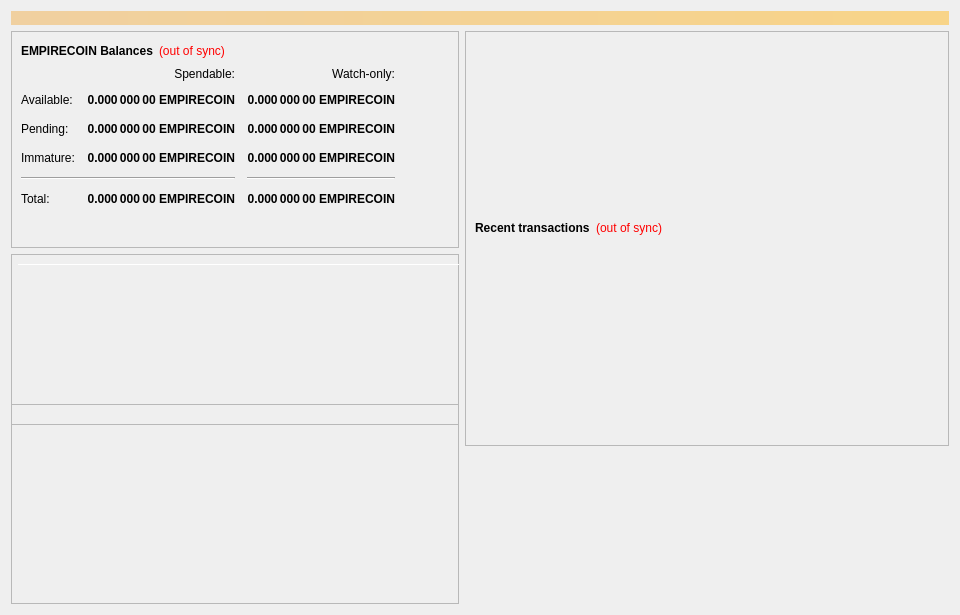
<?xml version="1.0" encoding="UTF-8"?>
<ui version="4.0">
 <class>OverviewPage</class>
 <widget class="QWidget" name="OverviewPage">
  <property name="geometry">
   <rect>
    <x>0</x>
    <y>0</y>
    <width>960</width>
    <height>615</height>
   </rect>
  </property>
  <property name="minimumSize">
   <size>
    <width>960</width>
    <height>0</height>
   </size>
  </property>
  <property name="windowTitle">
   <string>Form</string>
  </property>
  <layout class="QVBoxLayout" name="topLayout">
   <item>
    <widget class="QLabel" name="labelAlerts">
     <property name="visible">
      <bool>false</bool>
     </property>
     <property name="styleSheet">
      <string notr="true">background-color: qlineargradient(x1: 0, y1: 0, x2: 1, y2: 0, stop:0 #F0D0A0, stop:1 #F8D488); color:#000000;</string>
     </property>
     <property name="wordWrap">
      <bool>true</bool>
     </property>
     <property name="margin">
      <number>3</number>
     </property>
    </widget>
   </item>
   <item>
    <layout class="QHBoxLayout" name="horizontalLayout" stretch="1,1">
     <item>
      <layout class="QVBoxLayout" name="verticalLayout_2">
       <item>
        <widget class="QFrame" name="frame">
         <property name="frameShape">
          <enum>QFrame::StyledPanel</enum>
         </property>
         <property name="frameShadow">
          <enum>QFrame::Raised</enum>
         </property>
         <layout class="QVBoxLayout" name="verticalLayout_4">
          <item>
           <layout class="QHBoxLayout" name="horizontalLayout_4">
            <item>
             <widget class="QLabel" name="label_5">
              <property name="font">
               <font>
                <weight>75</weight>
                <bold>true</bold>
               </font>
              </property>
              <property name="text">
               <string>EMPIRECOIN Balances</string>
              </property>
             </widget>
            </item>
            <item>
             <widget class="QLabel" name="labelWalletStatus">
              <property name="cursor">
               <cursorShape>WhatsThisCursor</cursorShape>
              </property>
              <property name="toolTip">
               <string>The displayed information may be out of date. Your wallet automatically synchronizes with the EmpireCoin network after a connection is established, but this process has not completed yet.</string>
              </property>
              <property name="styleSheet">
               <string notr="true">QLabel { color: red; }</string>
              </property>
              <property name="text">
               <string notr="true">(out of sync)</string>
              </property>
              <property name="alignment">
               <set>Qt::AlignLeading|Qt::AlignLeft|Qt::AlignVCenter</set>
              </property>
             </widget>
            </item>
            <item>
             <spacer name="horizontalSpacer_3">
              <property name="orientation">
               <enum>Qt::Horizontal</enum>
              </property>
              <property name="sizeHint" stdset="0">
               <size>
                <width>40</width>
                <height>20</height>
               </size>
              </property>
             </spacer>
            </item>
           </layout>
          </item>
          <item>
           <layout class="QGridLayout" name="gridLayout">
            <property name="spacing">
             <number>12</number>
            </property>
            <item row="2" column="2">
             <widget class="QLabel" name="labelWatchPending">
              <property name="font">
               <font>
                <weight>75</weight>
                <bold>true</bold>
               </font>
              </property>
              <property name="cursor">
               <cursorShape>IBeamCursor</cursorShape>
              </property>
              <property name="toolTip">
               <string>Unconfirmed transactions to watch-only addresses</string>
              </property>
              <property name="text">
               <string notr="true">0.000 000 00 EMPIRECOIN</string>
              </property>
              <property name="alignment">
               <set>Qt::AlignRight|Qt::AlignTrailing|Qt::AlignVCenter</set>
              </property>
              <property name="textInteractionFlags">
               <set>Qt::LinksAccessibleByMouse|Qt::TextSelectableByKeyboard|Qt::TextSelectableByMouse</set>
              </property>
             </widget>
            </item>
            <item row="2" column="1">
             <widget class="QLabel" name="labelUnconfirmed">
              <property name="font">
               <font>
                <weight>75</weight>
                <bold>true</bold>
               </font>
              </property>
              <property name="cursor">
               <cursorShape>IBeamCursor</cursorShape>
              </property>
              <property name="toolTip">
               <string>Total of transactions that have yet to be confirmed, and do not yet count toward the spendable balance</string>
              </property>
              <property name="text">
               <string notr="true">0.000 000 00 EMPIRECOIN</string>
              </property>
              <property name="alignment">
               <set>Qt::AlignRight|Qt::AlignTrailing|Qt::AlignVCenter</set>
              </property>
              <property name="textInteractionFlags">
               <set>Qt::LinksAccessibleByMouse|Qt::TextSelectableByKeyboard|Qt::TextSelectableByMouse</set>
              </property>
             </widget>
            </item>
            <item row="3" column="2">
             <widget class="QLabel" name="labelWatchImmature">
              <property name="font">
               <font>
                <weight>75</weight>
                <bold>true</bold>
               </font>
              </property>
              <property name="cursor">
               <cursorShape>IBeamCursor</cursorShape>
              </property>
              <property name="toolTip">
               <string>Staked or masternode rewards in watch-only addresses that has not yet matured</string>
              </property>
              <property name="text">
               <string notr="true">0.000 000 00 EMPIRECOIN</string>
              </property>
              <property name="alignment">
               <set>Qt::AlignRight|Qt::AlignTrailing|Qt::AlignVCenter</set>
              </property>
              <property name="textInteractionFlags">
               <set>Qt::LinksAccessibleByMouse|Qt::TextSelectableByKeyboard|Qt::TextSelectableByMouse</set>
              </property>
             </widget>
            </item>
            <item row="4" column="0" colspan="2">
             <widget class="Line" name="lineSpendableBalance">
              <property name="orientation">
               <enum>Qt::Horizontal</enum>
              </property>
             </widget>
            </item>
            <item row="4" column="2">
             <widget class="Line" name="lineWatchBalance">
              <property name="sizePolicy">
               <sizepolicy hsizetype="Preferred" vsizetype="Fixed">
                <horstretch>0</horstretch>
                <verstretch>0</verstretch>
               </sizepolicy>
              </property>
              <property name="minimumSize">
               <size>
                <width>140</width>
                <height>0</height>
               </size>
              </property>
              <property name="orientation">
               <enum>Qt::Horizontal</enum>
              </property>
             </widget>
            </item>
            <item row="5" column="0">
             <widget class="QLabel" name="labelTotalText">
              <property name="text">
               <string>Total:</string>
              </property>
             </widget>
            </item>
            <item row="3" column="1">
             <widget class="QLabel" name="labelImmature">
              <property name="font">
               <font>
                <weight>75</weight>
                <bold>true</bold>
               </font>
              </property>
              <property name="cursor">
               <cursorShape>IBeamCursor</cursorShape>
              </property>
              <property name="toolTip">
               <string>Staked or masternode rewards that has not yet matured</string>
              </property>
              <property name="text">
               <string notr="true">0.000 000 00 EMPIRECOIN</string>
              </property>
              <property name="alignment">
               <set>Qt::AlignRight|Qt::AlignTrailing|Qt::AlignVCenter</set>
              </property>
              <property name="textInteractionFlags">
               <set>Qt::LinksAccessibleByMouse|Qt::TextSelectableByKeyboard|Qt::TextSelectableByMouse</set>
              </property>
             </widget>
            </item>
            <item row="2" column="3">
             <spacer name="horizontalSpacer_2">
              <property name="orientation">
               <enum>Qt::Horizontal</enum>
              </property>
              <property name="sizeHint" stdset="0">
               <size>
                <width>40</width>
                <height>20</height>
               </size>
              </property>
             </spacer>
            </item>
            <item row="3" column="0">
             <widget class="QLabel" name="labelImmatureText">
              <property name="text">
               <string>Immature:</string>
              </property>
             </widget>
            </item>
            <item row="5" column="1">
             <widget class="QLabel" name="labelTotal">
              <property name="font">
               <font>
                <weight>75</weight>
                <bold>true</bold>
               </font>
              </property>
              <property name="cursor">
               <cursorShape>IBeamCursor</cursorShape>
              </property>
              <property name="toolTip">
               <string>Your current total balance</string>
              </property>
              <property name="text">
               <string notr="true">0.000 000 00 EMPIRECOIN</string>
              </property>
              <property name="alignment">
               <set>Qt::AlignRight|Qt::AlignTrailing|Qt::AlignVCenter</set>
              </property>
              <property name="textInteractionFlags">
               <set>Qt::LinksAccessibleByMouse|Qt::TextSelectableByKeyboard|Qt::TextSelectableByMouse</set>
              </property>
             </widget>
            </item>
            <item row="5" column="2">
             <widget class="QLabel" name="labelWatchTotal">
              <property name="font">
               <font>
                <weight>75</weight>
                <bold>true</bold>
               </font>
              </property>
              <property name="cursor">
               <cursorShape>IBeamCursor</cursorShape>
              </property>
              <property name="toolTip">
               <string>Current total balance in watch-only addresses</string>
              </property>
              <property name="text">
               <string notr="true">0.000 000 00 EMPIRECOIN</string>
              </property>
              <property name="alignment">
               <set>Qt::AlignRight|Qt::AlignTrailing|Qt::AlignVCenter</set>
              </property>
              <property name="textInteractionFlags">
               <set>Qt::LinksAccessibleByMouse|Qt::TextSelectableByKeyboard|Qt::TextSelectableByMouse</set>
              </property>
             </widget>
            </item>
            <item row="0" column="2">
             <widget class="QLabel" name="labelWatchonly">
              <property name="text">
               <string>Watch-only:</string>
              </property>
              <property name="alignment">
               <set>Qt::AlignRight|Qt::AlignTrailing|Qt::AlignVCenter</set>
              </property>
             </widget>
            </item>
            <item row="1" column="0">
             <widget class="QLabel" name="labelBalanceText">
              <property name="text">
               <string>Available:</string>
              </property>
             </widget>
            </item>
            <item row="1" column="1">
             <widget class="QLabel" name="labelBalance">
              <property name="font">
               <font>
                <weight>75</weight>
                <bold>true</bold>
               </font>
              </property>
              <property name="cursor">
               <cursorShape>IBeamCursor</cursorShape>
              </property>
              <property name="toolTip">
               <string>Your current spendable balance</string>
              </property>
              <property name="text">
               <string notr="true">0.000 000 00 EMPIRECOIN</string>
              </property>
              <property name="alignment">
               <set>Qt::AlignRight|Qt::AlignTrailing|Qt::AlignVCenter</set>
              </property>
              <property name="textInteractionFlags">
               <set>Qt::LinksAccessibleByMouse|Qt::TextSelectableByKeyboard|Qt::TextSelectableByMouse</set>
              </property>
             </widget>
            </item>
            <item row="1" column="2">
             <widget class="QLabel" name="labelWatchAvailable">
              <property name="font">
               <font>
                <weight>75</weight>
                <bold>true</bold>
               </font>
              </property>
              <property name="cursor">
               <cursorShape>IBeamCursor</cursorShape>
              </property>
              <property name="toolTip">
               <string>Your current balance in watch-only addresses</string>
              </property>
              <property name="text">
               <string notr="true">0.000 000 00 EMPIRECOIN</string>
              </property>
              <property name="alignment">
               <set>Qt::AlignRight|Qt::AlignTrailing|Qt::AlignVCenter</set>
              </property>
              <property name="textInteractionFlags">
               <set>Qt::LinksAccessibleByMouse|Qt::TextSelectableByKeyboard|Qt::TextSelectableByMouse</set>
              </property>
             </widget>
            </item>
            <item row="2" column="0">
             <widget class="QLabel" name="labelPendingText">
              <property name="text">
               <string>Pending:</string>
              </property>
             </widget>
            </item>
            <item row="0" column="1">
             <widget class="QLabel" name="labelSpendable">
              <property name="text">
               <string>Spendable:</string>
              </property>
              <property name="alignment">
               <set>Qt::AlignRight|Qt::AlignTrailing|Qt::AlignVCenter</set>
              </property>
             </widget>
            </item>
           </layout>
          </item>
          <item>
           <spacer name="verticalSpacer_4">
            <property name="orientation">
             <enum>Qt::Vertical</enum>
            </property>
            <property name="sizeHint" stdset="0">
             <size>
              <width>20</width>
              <height>40</height>
             </size>
            </property>
           </spacer>
          </item>
         </layout>
        </widget>
       </item>
       <item>
        <widget class="QFrame" name="frameObfuscation">
         <property name="minimumSize">
          <size>
           <width>0</width>
           <height>350</height>
          </size>
         </property>
         <property name="layoutDirection">
          <enum>Qt::LeftToRight</enum>
         </property>
         <property name="frameShape">
          <enum>QFrame::StyledPanel</enum>
         </property>
         <property name="frameShadow">
          <enum>QFrame::Raised</enum>
         </property>
         <widget class="QPushButton" name="runAutoDenom">
          <property name="geometry">
           <rect>
            <x>251</x>
            <y>17</y>
            <width>1</width>
            <height>1</height>
           </rect>
          </property>
          <property name="palette">
           <palette>
            <active>
             <colorrole role="WindowText">
              <brush brushstyle="SolidPattern">
               <color alpha="255">
                <red>0</red>
                <green>0</green>
                <blue>0</blue>
               </color>
              </brush>
             </colorrole>
             <colorrole role="Button">
              <brush brushstyle="SolidPattern">
               <color alpha="255">
                <red>239</red>
                <green>238</green>
                <blue>238</blue>
               </color>
              </brush>
             </colorrole>
             <colorrole role="Light">
              <brush brushstyle="SolidPattern">
               <color alpha="255">
                <red>255</red>
                <green>255</green>
                <blue>255</blue>
               </color>
              </brush>
             </colorrole>
             <colorrole role="Midlight">
              <brush brushstyle="SolidPattern">
               <color alpha="255">
                <red>247</red>
                <green>246</green>
                <blue>246</blue>
               </color>
              </brush>
             </colorrole>
             <colorrole role="Dark">
              <brush brushstyle="SolidPattern">
               <color alpha="255">
                <red>119</red>
                <green>119</green>
                <blue>119</blue>
               </color>
              </brush>
             </colorrole>
             <colorrole role="Mid">
              <brush brushstyle="SolidPattern">
               <color alpha="255">
                <red>159</red>
                <green>159</green>
                <blue>159</blue>
               </color>
              </brush>
             </colorrole>
             <colorrole role="Text">
              <brush brushstyle="SolidPattern">
               <color alpha="255">
                <red>0</red>
                <green>0</green>
                <blue>0</blue>
               </color>
              </brush>
             </colorrole>
             <colorrole role="BrightText">
              <brush brushstyle="SolidPattern">
               <color alpha="255">
                <red>255</red>
                <green>255</green>
                <blue>255</blue>
               </color>
              </brush>
             </colorrole>
             <colorrole role="ButtonText">
              <brush brushstyle="SolidPattern">
               <color alpha="255">
                <red>0</red>
                <green>0</green>
                <blue>0</blue>
               </color>
              </brush>
             </colorrole>
             <colorrole role="Base">
              <brush brushstyle="SolidPattern">
               <color alpha="255">
                <red>255</red>
                <green>255</green>
                <blue>255</blue>
               </color>
              </brush>
             </colorrole>
             <colorrole role="Window">
              <brush brushstyle="SolidPattern">
               <color alpha="255">
                <red>239</red>
                <green>238</green>
                <blue>238</blue>
               </color>
              </brush>
             </colorrole>
             <colorrole role="Shadow">
              <brush brushstyle="SolidPattern">
               <color alpha="255">
                <red>0</red>
                <green>0</green>
                <blue>0</blue>
               </color>
              </brush>
             </colorrole>
             <colorrole role="AlternateBase">
              <brush brushstyle="SolidPattern">
               <color alpha="255">
                <red>247</red>
                <green>246</green>
                <blue>246</blue>
               </color>
              </brush>
             </colorrole>
             <colorrole role="ToolTipBase">
              <brush brushstyle="SolidPattern">
               <color alpha="255">
                <red>255</red>
                <green>255</green>
                <blue>220</blue>
               </color>
              </brush>
             </colorrole>
             <colorrole role="ToolTipText">
              <brush brushstyle="SolidPattern">
               <color alpha="255">
                <red>0</red>
                <green>0</green>
                <blue>0</blue>
               </color>
              </brush>
             </colorrole>
            </active>
            <inactive>
             <colorrole role="WindowText">
              <brush brushstyle="SolidPattern">
               <color alpha="255">
                <red>0</red>
                <green>0</green>
                <blue>0</blue>
               </color>
              </brush>
             </colorrole>
             <colorrole role="Button">
              <brush brushstyle="SolidPattern">
               <color alpha="255">
                <red>239</red>
                <green>238</green>
                <blue>238</blue>
               </color>
              </brush>
             </colorrole>
             <colorrole role="Light">
              <brush brushstyle="SolidPattern">
               <color alpha="255">
                <red>255</red>
                <green>255</green>
                <blue>255</blue>
               </color>
              </brush>
             </colorrole>
             <colorrole role="Midlight">
              <brush brushstyle="SolidPattern">
               <color alpha="255">
                <red>247</red>
                <green>246</green>
                <blue>246</blue>
               </color>
              </brush>
             </colorrole>
             <colorrole role="Dark">
              <brush brushstyle="SolidPattern">
               <color alpha="255">
                <red>119</red>
                <green>119</green>
                <blue>119</blue>
               </color>
              </brush>
             </colorrole>
             <colorrole role="Mid">
              <brush brushstyle="SolidPattern">
               <color alpha="255">
                <red>159</red>
                <green>159</green>
                <blue>159</blue>
               </color>
              </brush>
             </colorrole>
             <colorrole role="Text">
              <brush brushstyle="SolidPattern">
               <color alpha="255">
                <red>0</red>
                <green>0</green>
                <blue>0</blue>
               </color>
              </brush>
             </colorrole>
             <colorrole role="BrightText">
              <brush brushstyle="SolidPattern">
               <color alpha="255">
                <red>255</red>
                <green>255</green>
                <blue>255</blue>
               </color>
              </brush>
             </colorrole>
             <colorrole role="ButtonText">
              <brush brushstyle="SolidPattern">
               <color alpha="255">
                <red>0</red>
                <green>0</green>
                <blue>0</blue>
               </color>
              </brush>
             </colorrole>
             <colorrole role="Base">
              <brush brushstyle="SolidPattern">
               <color alpha="255">
                <red>255</red>
                <green>255</green>
                <blue>255</blue>
               </color>
              </brush>
             </colorrole>
             <colorrole role="Window">
              <brush brushstyle="SolidPattern">
               <color alpha="255">
                <red>239</red>
                <green>238</green>
                <blue>238</blue>
               </color>
              </brush>
             </colorrole>
             <colorrole role="Shadow">
              <brush brushstyle="SolidPattern">
               <color alpha="255">
                <red>0</red>
                <green>0</green>
                <blue>0</blue>
               </color>
              </brush>
             </colorrole>
             <colorrole role="AlternateBase">
              <brush brushstyle="SolidPattern">
               <color alpha="255">
                <red>247</red>
                <green>246</green>
                <blue>246</blue>
               </color>
              </brush>
             </colorrole>
             <colorrole role="ToolTipBase">
              <brush brushstyle="SolidPattern">
               <color alpha="255">
                <red>255</red>
                <green>255</green>
                <blue>220</blue>
               </color>
              </brush>
             </colorrole>
             <colorrole role="ToolTipText">
              <brush brushstyle="SolidPattern">
               <color alpha="255">
                <red>0</red>
                <green>0</green>
                <blue>0</blue>
               </color>
              </brush>
             </colorrole>
            </inactive>
            <disabled>
             <colorrole role="WindowText">
              <brush brushstyle="SolidPattern">
               <color alpha="255">
                <red>119</red>
                <green>119</green>
                <blue>119</blue>
               </color>
              </brush>
             </colorrole>
             <colorrole role="Button">
              <brush brushstyle="SolidPattern">
               <color alpha="255">
                <red>239</red>
                <green>238</green>
                <blue>238</blue>
               </color>
              </brush>
             </colorrole>
             <colorrole role="Light">
              <brush brushstyle="SolidPattern">
               <color alpha="255">
                <red>255</red>
                <green>255</green>
                <blue>255</blue>
               </color>
              </brush>
             </colorrole>
             <colorrole role="Midlight">
              <brush brushstyle="SolidPattern">
               <color alpha="255">
                <red>247</red>
                <green>246</green>
                <blue>246</blue>
               </color>
              </brush>
             </colorrole>
             <colorrole role="Dark">
              <brush brushstyle="SolidPattern">
               <color alpha="255">
                <red>119</red>
                <green>119</green>
                <blue>119</blue>
               </color>
              </brush>
             </colorrole>
             <colorrole role="Mid">
              <brush brushstyle="SolidPattern">
               <color alpha="255">
                <red>159</red>
                <green>159</green>
                <blue>159</blue>
               </color>
              </brush>
             </colorrole>
             <colorrole role="Text">
              <brush brushstyle="SolidPattern">
               <color alpha="255">
                <red>119</red>
                <green>119</green>
                <blue>119</blue>
               </color>
              </brush>
             </colorrole>
             <colorrole role="BrightText">
              <brush brushstyle="SolidPattern">
               <color alpha="255">
                <red>255</red>
                <green>255</green>
                <blue>255</blue>
               </color>
              </brush>
             </colorrole>
             <colorrole role="ButtonText">
              <brush brushstyle="SolidPattern">
               <color alpha="255">
                <red>119</red>
                <green>119</green>
                <blue>119</blue>
               </color>
              </brush>
             </colorrole>
             <colorrole role="Base">
              <brush brushstyle="SolidPattern">
               <color alpha="255">
                <red>239</red>
                <green>238</green>
                <blue>238</blue>
               </color>
              </brush>
             </colorrole>
             <colorrole role="Window">
              <brush brushstyle="SolidPattern">
               <color alpha="255">
                <red>239</red>
                <green>238</green>
                <blue>238</blue>
               </color>
              </brush>
             </colorrole>
             <colorrole role="Shadow">
              <brush brushstyle="SolidPattern">
               <color alpha="255">
                <red>0</red>
                <green>0</green>
                <blue>0</blue>
               </color>
              </brush>
             </colorrole>
             <colorrole role="AlternateBase">
              <brush brushstyle="SolidPattern">
               <color alpha="255">
                <red>239</red>
                <green>238</green>
                <blue>238</blue>
               </color>
              </brush>
             </colorrole>
             <colorrole role="ToolTipBase">
              <brush brushstyle="SolidPattern">
               <color alpha="255">
                <red>255</red>
                <green>255</green>
                <blue>220</blue>
               </color>
              </brush>
             </colorrole>
             <colorrole role="ToolTipText">
              <brush brushstyle="SolidPattern">
               <color alpha="255">
                <red>0</red>
                <green>0</green>
                <blue>0</blue>
               </color>
              </brush>
             </colorrole>
            </disabled>
           </palette>
          </property>
          <property name="focusPolicy">
           <enum>Qt::NoFocus</enum>
          </property>
          <property name="autoFillBackground">
           <bool>true</bool>
          </property>
          <property name="text">
           <string/>
          </property>
          <property name="flat">
           <bool>true</bool>
          </property>
         </widget>
         <widget class="Line" name="line">
          <property name="geometry">
           <rect>
            <x>7</x>
            <y>10</y>
            <width>451</width>
            <height>1</height>
           </rect>
          </property>
          <property name="orientation">
           <enum>Qt::Horizontal</enum>
          </property>
         </widget>
         <widget class="QFrame" name="frame_3">
          <property name="geometry">
           <rect>
            <x>0</x>
            <y>150</y>
            <width>465</width>
            <height>201</height>
           </rect>
          </property>
          <property name="frameShape">
           <enum>QFrame::StyledPanel</enum>
          </property>
          <property name="frameShadow">
           <enum>QFrame::Raised</enum>
          </property>
         </widget>
         <widget class="QFrame" name="frame_4">
          <property name="geometry">
           <rect>
            <x>0</x>
            <y>0</y>
            <width>465</width>
            <height>171</height>
           </rect>
          </property>
          <property name="frameShape">
           <enum>QFrame::StyledPanel</enum>
          </property>
          <property name="frameShadow">
           <enum>QFrame::Raised</enum>
          </property>
         </widget>
        </widget>
       </item>
      </layout>
     </item>
     <item>
      <layout class="QVBoxLayout" name="verticalLayout_3">
       <item>
        <widget class="QFrame" name="frame_2">
         <property name="frameShape">
          <enum>QFrame::StyledPanel</enum>
         </property>
         <property name="frameShadow">
          <enum>QFrame::Raised</enum>
         </property>
         <layout class="QVBoxLayout" name="verticalLayout">
          <item>
           <spacer name="verticalSpacer_3">
            <property name="orientation">
             <enum>Qt::Vertical</enum>
            </property>
            <property name="sizeType">
             <enum>QSizePolicy::Fixed</enum>
            </property>
            <property name="sizeHint" stdset="0">
             <size>
              <width>20</width>
              <height>75</height>
             </size>
            </property>
           </spacer>
          </item>
          <item>
           <widget class="QLabel" name="labelOverviewHeaderRight">
            <property name="minimumSize">
             <size>
              <width>464</width>
              <height>96</height>
             </size>
            </property>
            <property name="maximumSize">
             <size>
              <width>16777215</width>
              <height>96</height>
             </size>
            </property>
            <property name="alignment">
             <set>Qt::AlignCenter</set>
            </property>
            <property name="margin">
             <number>5</number>
            </property>
           </widget>
          </item>
          <item>
           <layout class="QHBoxLayout" name="horizontalLayout_2">
            <item>
             <widget class="QLabel" name="label_4">
              <property name="font">
               <font>
                <weight>75</weight>
                <bold>true</bold>
               </font>
              </property>
              <property name="text">
               <string>Recent transactions</string>
              </property>
             </widget>
            </item>
            <item>
             <widget class="QLabel" name="labelTransactionsStatus">
              <property name="cursor">
               <cursorShape>WhatsThisCursor</cursorShape>
              </property>
              <property name="toolTip">
               <string>The displayed information may be out of date. Your wallet automatically synchronizes with the EmpireCoin network after a connection is established, but this process has not completed yet.</string>
              </property>
              <property name="styleSheet">
               <string notr="true">QLabel { color: red; }</string>
              </property>
              <property name="text">
               <string notr="true">(out of sync)</string>
              </property>
              <property name="alignment">
               <set>Qt::AlignRight|Qt::AlignTrailing|Qt::AlignVCenter</set>
              </property>
             </widget>
            </item>
            <item>
             <spacer name="horizontalSpacer">
              <property name="orientation">
               <enum>Qt::Horizontal</enum>
              </property>
              <property name="sizeHint" stdset="0">
               <size>
                <width>40</width>
                <height>20</height>
               </size>
              </property>
             </spacer>
            </item>
           </layout>
          </item>
          <item>
           <widget class="QListView" name="listTransactions">
            <property name="styleSheet">
             <string notr="true">QListView { background: transparent; }</string>
            </property>
            <property name="frameShape">
             <enum>QFrame::NoFrame</enum>
            </property>
            <property name="verticalScrollBarPolicy">
             <enum>Qt::ScrollBarAlwaysOff</enum>
            </property>
            <property name="horizontalScrollBarPolicy">
             <enum>Qt::ScrollBarAlwaysOff</enum>
            </property>
            <property name="selectionMode">
             <enum>QAbstractItemView::NoSelection</enum>
            </property>
           </widget>
          </item>
         </layout>
        </widget>
       </item>
       <item>
        <spacer name="verticalSpacer_2">
         <property name="orientation">
          <enum>Qt::Vertical</enum>
         </property>
         <property name="sizeType">
          <enum>QSizePolicy::Expanding</enum>
         </property>
         <property name="sizeHint" stdset="0">
          <size>
           <width>20</width>
           <height>40</height>
          </size>
         </property>
        </spacer>
       </item>
      </layout>
     </item>
    </layout>
   </item>
  </layout>
 </widget>
 <resources/>
 <connections/>
</ui>
